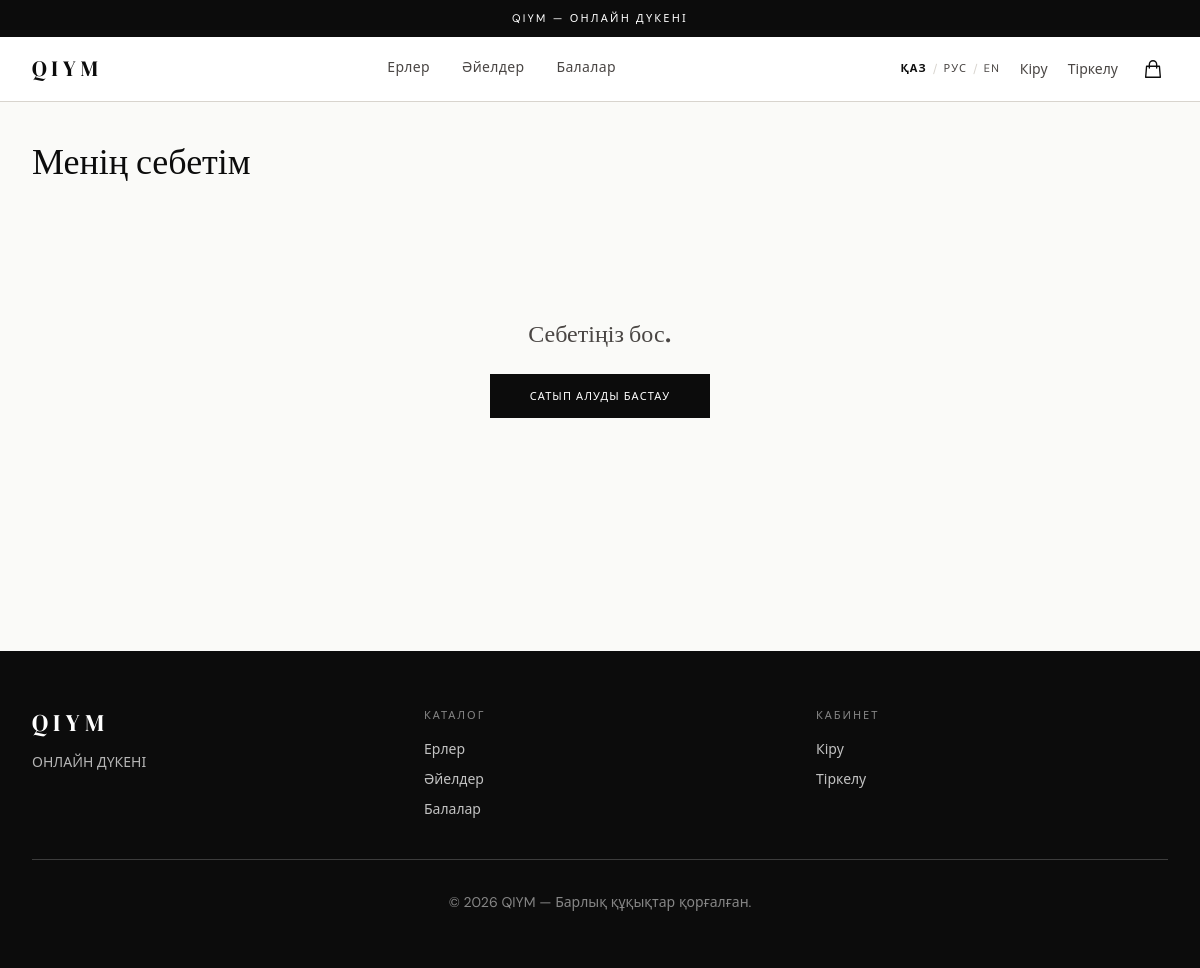
Page /cart/ on the committed database.
### shop/models.py (models this page shows, shortened)
class Category(models.Model):
    name = models.CharField(max_length=50, verbose_name="Атауы")
    slug = models.SlugField(unique=True, verbose_name="Сілтеме")
    class Meta:
        verbose_name = "Санат"
        verbose_name_plural = "Санаттар"

### shop/views.py (the view)
# urls.py: path('cart/', views.cart_detail, name='cart_detail'),
def cart_detail(request):
    cart = get_or_create_cart(request)
    items = cart.items.select_related('variant__product')
    total = sum(item.variant.product.price * item.quantity for item in items)
    context = {
        'cart': cart,
        'items': items,
        'total': total,
    }
    return render(request, 'shop/cart.html', context)

### shop/context_processors.py (called while the page is built)
def site_context(request):
    categories = Category.objects.all()
    banners = Banner.objects.filter(is_active=True)
    return {
        'categories': categories,
        'banners': banners,
        'current_language': get_language(),
    }

### shop/json_translations.py (called while the page is built)
def _load():
    if _cache:
        return
    base = os.path.join(os.path.dirname(os.path.dirname(__file__)), 'translations')
    for lang in ('kk', 'en', 'ru'):
        with open(os.path.join(base, f'{lang}.json'), encoding='utf-8') as f:
            _cache[lang] = json.load(f)

def t(key, **kwargs):
    _load()
    lang = (get_language() or 'kk')[:2]
    if lang not in _cache:
        lang = 'kk'
    value = _cache[lang].get(key) or _cache['kk'].get(key, key)
    return value.format(**kwargs) if kwargs else value

### shop/templatetags/i18n_tags.py (called while the page is built)
@register.simple_tag
def translate(key, **kwargs):
    return _t(key, **kwargs)

### shop/views.py (called while the page is built)
def get_or_create_cart(request):
    if request.user.is_authenticated:
        cart, created = Cart.objects.get_or_create(user=request.user)
    else:
        if not request.session.session_key:
            request.session.create()
        session_key = request.session.session_key
        cart, created = Cart.objects.get_or_create(session_key=session_key, user__isnull=True)
    return cart

### templates/shop/cart.html (shortened to what this page needs)
{% extends 'shop/base.html' %}
{% load static %}
{% load i18n_tags %}
{% block content %}
<div class="max-w-7xl mx-auto px-4 lg:px-8 py-10">
    <h1 class="font-serif text-3xl md:text-4xl text-q-black mb-10">{% translate "cart.heading" %}</h1>
    {% if items %}
    <div class="grid grid-cols-1 lg:grid-cols-3 gap-10">
        <div class="lg:col-span-2 space-y-4">
            {% for item in items %}
            <div class="flex gap-5 bg-white border border-q-border rounded p-4">
                <div class="w-24 h-28 flex-shrink-0 overflow-hidden rounded border border-q-border">
                    <img src="{{ item.variant.product.image.url }}" alt="{{ item.variant.product.name }}"
                         class="w-full h-full object-cover">
                </div>
                <div class="flex-grow min-w-0 flex flex-col justify-between py-1">
                    <div>
                        <p class="font-medium text-q-black text-sm">{{ item.variant.product.name }}</p>
                        <p class="text-q-gray text-xs mt-1">{{ item.variant.size }} / {{ item.variant.color }}</p>
                    </div>
                    <p class="text-q-black text-sm font-medium">{{ item.variant.product.price }} ₸</p>
                </div>
                <div class="flex flex-col items-end justify-between flex-shrink-0 py-1">
                    <form method="post" action="{% url 'update_cart_item' item.id %}" class="flex items-center gap-2">
                        {% csrf_token %}
                        <input type="number" name="quantity" value="{{ item.quantity }}"
                               min="1" max="{{ item.variant.stock }}"
                               class="w-14 border border-q-border rounded px-2 py-1 text-sm text-center focus:outline-none focus:border-q-amber bg-white">
                        <button type="submit"
                                class="text-xs text-q-gray hover:text-q-black underline transition-colors">{% translate "cart.update_btn" %}</button>
                    </form>
                    <a href="{% url 'remove_from_cart' item.id %}"
                       class="text-xs text-q-gray hover:text-[#9B2C2C] transition-colors"
                       onclick="return confirm('{% translate "cart.remove_confirm" %}')">{% translate "cart.remove_btn" %}</a>
                </div>
            </div>
            {% endfor %}
        </div>
        <div class="lg:col-span-1">
            <div class="bg-white border border-q-border rounded p-6 sticky top-24">
                <h2 class="font-serif text-xl text-q-black mb-5">{% translate "cart.total_label" %}</h2>
                <div class="flex justify-between items-center pb-4 border-b border-q-border mb-5">
                    <span class="text-sm text-q-gray">{% translate "cart.total_label" %}</span>
                    <span class="font-semibold text-q-black">{{ total }} ₸</span>
                </div>
                <a href="{% url 'checkout' %}"
                   class="block w-full bg-q-black text-white text-center py-3.5 text-[11px] uppercase tracking-widest hover:bg-[#333333] transition-colors">
                    {% translate "cart.checkout_btn" %}
                </a>
                <a href="{% url 'home' %}"
                   class="block text-center text-xs text-q-gray hover:text-q-black mt-4 underline transition-colors">
                    {% translate "cart.start_shopping" %}
                </a>
            </div>
        </div>
    </div>
    {% else %}
    <div class="text-center py-24">
        <p class="font-serif text-2xl text-q-gray mb-6">{% translate "cart.empty" %}</p>
        <a href="{% url 'home' %}"
           class="inline-block bg-q-black text-white px-10 py-3.5 text-[11px] uppercase tracking-widest hover:bg-[#333333] transition-colors">
            {% translate "cart.start_shopping" %}
        </a>
    </div>
    {% endif %}
</div>
{% endblock %}

### templates/shop/base.html (shortened to what this page needs)
{% load i18n_tags %}
<!DOCTYPE html>
<html lang="{{ current_language }}">
<head>
    <link rel="stylesheet" href="https://cdn.jsdelivr.net/npm/swiper@11/swiper-bundle.min.css" />
    <script src="https://cdn.tailwindcss.com"></script>
</head>
<body class="bg-q-cream font-sans flex flex-col min-h-screen text-q-black">
    <div class="bg-q-black text-white text-center py-2.5 text-[11px] tracking-[0.2em] uppercase select-none">
        QIYM — {% translate "nav.site_subtitle" %}
    </div>
    <header class="bg-white border-b border-q-border sticky top-0 z-50">
        <div class="max-w-7xl mx-auto px-4 lg:px-8">
            <div class="flex items-center justify-between h-16">
                <a href="{% url 'home' %}" class="flex-shrink-0 group">
                    <span class="font-serif text-[22px] tracking-[0.22em] text-q-black group-hover:text-q-gold transition-colors duration-200">QIYM</span>
                </a>
                <nav class="hidden md:flex items-center gap-8">
                    {% for category in categories %}
                        <a href="{% url 'home' %}?category={{ category.slug }}"
                           class="nav-link relative text-sm tracking-wide pb-1 transition-colors duration-200
                                  {% if selected_category == category.slug %}text-q-black font-medium active{% else %}text-q-gray hover:text-q-black{% endif %}">
                            {{ category.name }}
                        </a>
                    {% endfor %}
                </nav>
                <div class="flex items-center gap-5">
                    <form method="post" action="{% url 'set_language' %}" class="hidden lg:flex items-center gap-1">
                        <button name="language" value="kk"
                                class="text-[11px] tracking-widest uppercase py-0.5 transition-colors
                                       {% if current_language == 'kk' %}text-q-black font-semibold{% else %}text-q-gray hover:text-q-black{% endif %}">ҚАЗ</button>
                        <span class="text-q-border text-xs mx-0.5">/</span>
                        <button name="language" value="ru"
                                class="text-[11px] tracking-widest uppercase py-0.5 transition-colors
                                       {% if current_language == 'ru' %}text-q-black font-semibold{% else %}text-q-gray hover:text-q-black{% endif %}">РУС</button>
                        <span class="text-q-border text-xs mx-0.5">/</span>
                        <button name="language" value="en"
                                class="text-[11px] tracking-widest uppercase py-0.5 transition-colors
                                       {% if current_language == 'en' %}text-q-black font-semibold{% else %}text-q-gray hover:text-q-black{% endif %}">EN</button>
                    </form>
                    {% if user.is_authenticated %}
                        <a href="{% url 'profile' %}" class="hidden md:block text-sm text-q-gray hover:text-q-black transition-colors">{% translate "nav.cabinet" %}</a>
                        <a href="{% url 'logout' %}" class="hidden md:block text-sm text-q-gray hover:text-q-black transition-colors">{% translate "nav.logout" %}</a>
                    {% else %}
                        <a href="{% url 'login' %}" class="hidden md:block text-sm text-q-gray hover:text-q-black transition-colors">{% translate "nav.login" %}</a>
                        <a href="{% url 'signup' %}" class="hidden md:block text-sm text-q-gray hover:text-q-black transition-colors">{% translate "nav.signup" %}</a>
                    {% endif %}
                    <a href="{% url 'cart_detail' %}" class="relative p-1 text-q-black hover:opacity-60 transition-opacity">
                        <svg xmlns="http://www.w3.org/2000/svg" class="h-[22px] w-[22px]" fill="none" viewBox="0 0 24 24" stroke="currentColor" stroke-width="1.5">
                            <path stroke-linecap="round" stroke-linejoin="round" d="M16 11V7a4 4 0 00-8 0v4M5 9h14l1 12H4L5 9z" />
                        </svg>
                    </a>
                </div>
            </div>
        </div>
    </header>
    <main class="flex-grow w-full">
        {% block content %}{% endblock %}
    </main>
    <footer class="bg-q-black text-white mt-24">
        <div class="max-w-7xl mx-auto px-4 lg:px-8 py-14">
            <div class="grid grid-cols-1 md:grid-cols-3 gap-10 pb-10 border-b border-white/20">
                <div>
                    <span class="font-serif text-2xl tracking-[0.22em]">QIYM</span>
                    <p class="text-white/70 text-sm mt-3 leading-relaxed">{% translate "nav.site_subtitle" %}</p>
                </div>
                <div>
                    <p class="text-[11px] uppercase tracking-[0.18em] text-white/50 mb-4">Каталог</p>
                    <div class="flex flex-col gap-2.5">
                        {% for category in categories %}
                            <a href="{% url 'home' %}?category={{ category.slug }}" class="text-sm text-white/75 hover:text-white transition-colors">{{ category.name }}</a>
                        {% endfor %}
                    </div>
                </div>
                <div>
                    <p class="text-[11px] uppercase tracking-[0.18em] text-white/50 mb-4">{% translate "nav.cabinet" %}</p>
                    <div class="flex flex-col gap-2.5">
                        {% if user.is_authenticated %}
                            <a href="{% url 'profile' %}" class="text-sm text-white/75 hover:text-white transition-colors">{% translate "nav.cabinet" %}</a>
                            <a href="{% url 'cart_detail' %}" class="text-sm text-white/75 hover:text-white transition-colors">{% translate "cart.title" %}</a>
                            <a href="{% url 'logout' %}" class="text-sm text-white/75 hover:text-white transition-colors">{% translate "nav.logout" %}</a>
                        {% else %}
                            <a href="{% url 'login' %}" class="text-sm text-white/75 hover:text-white transition-colors">{% translate "nav.login" %}</a>
                            <a href="{% url 'signup' %}" class="text-sm text-white/75 hover:text-white transition-colors">{% translate "nav.signup" %}</a>
                        {% endif %}
                    </div>
                </div>
            </div>
            <p class="text-white/50 text-sm text-center pt-8">&copy; 2026 QIYM — {% translate "nav.footer" %}</p>
        </div>
    </footer>
</body>
</html>

### templates/shop/base.html (style rules this page uses)
body { font-family: 'DM Sans', system-ui, sans-serif; }
.nav-link::after { content: ''; position: absolute; bottom: -4px; left: 0; width: 0; height: 1px; background: #0C0C0C; transition: width 0.25s ease; }

### rows in the picture
Category: name "Ерлер"
Category: name "Әйелдер"
Category: name "Балалар"
